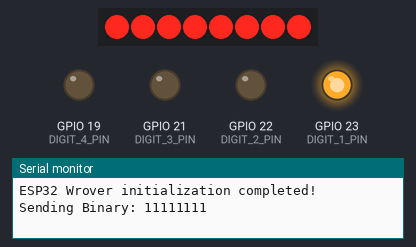
The sketch below on a simulated ESP32. Shown: 8 shift-register outputs drawn as a row of LEDs (first output left, lit = HIGH), output pins drawn as LEDs (lit = HIGH), the last lines printed to the serial monitor. Wiring (inferred from the names in the program): shift register (74HC595): data GPIO 12; shift clock GPIO 14; latch GPIO 13. Wiring (inferred from the signals the program sends): row of LEDs: on Q0, Q1, Q2, Q3, Q4, Q5, Q6, Q7. Pins used as bus, display or sensor lines are not drawn.

Above: at 0.2 s.
At 3.7 s:
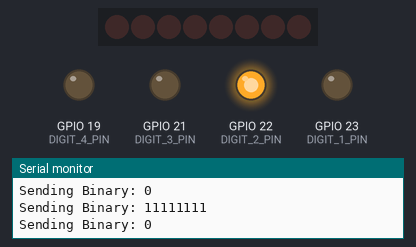
At 5.2 s:
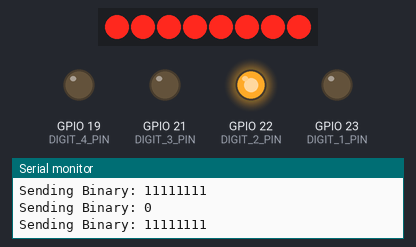
At 7.2 s:
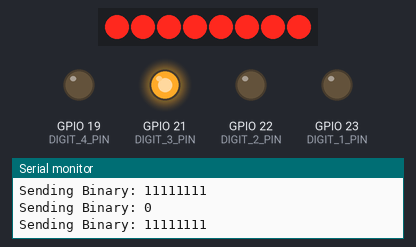
At 10.7 s:
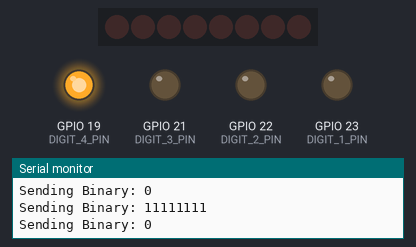
At 14.7 s:
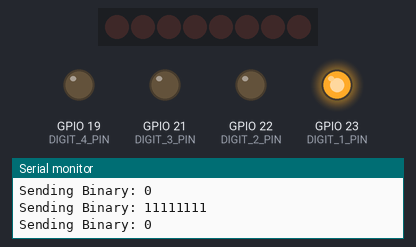
Timing chart, 0 to 15.6 s (numbered marks = the images above):
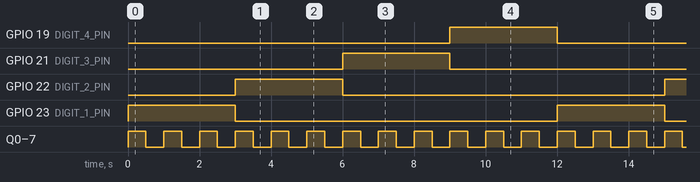

The sketch:

016-07_shift_register__4digit_7_segment_blink_all_LEDs.ino
```cpp
/**********************************************************************
* Filename    : 016-07_shift_register__4digit_7_segment_blink_all_LEDs
* Description : Wire shift register component (74HC595) and a
* 4 Digit 7-segment component (blink all LEDs on each display).
* Auther      : Alternatives Solutions
* Modification: 2026/02/24
**********************************************************************/

#define PIN_LATCH       13    //ESP32 pin 13 connected to 595 Latch(pin12)
#define PIN_DATA        12    //ESP32 pin 12 connected to 595 DS(pin14)
#define PIN_CLOCK       14    //ESP32 pin 14 connected to 595 Clock(pin11)

#define DIGIT_1_PIN     23    //ESP32 Pin 23 connected to 4D_7-S(pin12)
#define DIGIT_2_PIN     22    //ESP32 Pin 22 connected to 4D_7-S(pin9)
#define DIGIT_3_PIN     21    //ESP32 Pin 21 connected to 4D_7-S(pin8)
#define DIGIT_4_PIN     19    //ESP32 Pin 19 connected to 4D_7-S(pin6)

#define DELAY_TIME      500
/*
// Define the encoding of characters 0-F for the common-anode 7-Segment Display
byte numbers[] = {
  0xc0, 0xf9, 0xa4, 0xb0, 0x99, 0x92, 0x82, 0xf8,
  0x80, 0x90, 0x88, 0x83, 0xc6, 0xa1, 0x86, 0x8e
};
*/
// the setup function runs once when you press reset or power the board
void setup() {
  pinMode(PIN_LATCH, OUTPUT);
  pinMode(PIN_CLOCK, OUTPUT);
  pinMode(PIN_DATA, OUTPUT);

  pinMode(DIGIT_1_PIN, OUTPUT);
  pinMode(DIGIT_2_PIN, OUTPUT);
  pinMode(DIGIT_3_PIN, OUTPUT);
  pinMode(DIGIT_4_PIN, OUTPUT);

  Serial.begin(115200);
  Serial.println("\nESP32 Wrover initialization completed!");
//  Serial.println("Ready to handle data...\n");
}

// the loop function runs over and over again forever
void loop() {

  for (int i = 0; i < 4; i++) {
    //select display
    switch (i) {
      case 0:selectDigitalDisplay(DIGIT_1_PIN); break;
      case 1:selectDigitalDisplay(DIGIT_2_PIN); break;
      case 2:selectDigitalDisplay(DIGIT_3_PIN); break;
      case 3:selectDigitalDisplay(DIGIT_4_PIN); break;
      default: break;
    }

    for (int j = 0; j < 3; j++) {
      writeTo74HC595(LSBFIRST, 0xFF);
      delay(DELAY_TIME);
      writeTo74HC595(LSBFIRST, 0x00);
      delay(DELAY_TIME);
    }
  }
}

void selectDigitalDisplay(int display){
  //turn off all 4 display
  digitalWrite(DIGIT_1_PIN, LOW);
  digitalWrite(DIGIT_2_PIN, LOW);
  digitalWrite(DIGIT_3_PIN, LOW);
  digitalWrite(DIGIT_4_PIN, LOW);

  //now open the selected single display
  digitalWrite(display, HIGH);
}

void writeTo74HC595(int order, byte dataElt) {
  //Output LOW level to latch pin
  digitalWrite(PIN_LATCH, LOW);

  Serial.print("Sending Binary: ");
  Serial.print(dataElt, BIN);
  Serial.print("\n");

  //send serial data to 74HC595
  shiftOut(PIN_DATA, PIN_CLOCK, order, dataElt);
  //Output high level to latch pin and the component
  // 74HC595 will update the data to the parallel output port
  digitalWrite(PIN_LATCH, HIGH);
}
```

Measured:
- by itself, GPIO 19 (DIGIT_4_PIN), GPIO 21 (DIGIT_3_PIN), GPIO 22 (DIGIT_2_PIN), GPIO 23 (DIGIT_1_PIN): alternates HIGH for 3.0 s and LOW for 9.0 s
- by itself, Q0–7: alternates HIGH for 0.50 s and LOW for 0.50 s
- by itself, everything shown: repeats every 12.0 s, in 24 steps
